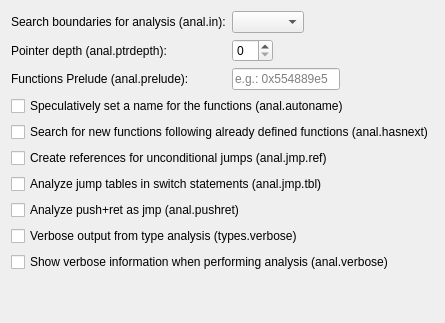
<?xml version="1.0" encoding="UTF-8"?>
<ui version="4.0">
 <class>AnalOptionsWidget</class>
 <widget class="QWidget" name="AnalOptionsWidget">
  <property name="windowTitle">
   <string>Analysis</string>
  </property>
  <layout class="QVBoxLayout" name="verticalLayout">
   <item>
    <layout class="QFormLayout" name="formLayout">
     <property name="fieldGrowthPolicy">
      <enum>QFormLayout::ExpandingFieldsGrow</enum>
     </property>
     <item row="0" column="0">
      <widget class="QLabel" name="analInLabel">
       <property name="text">
        <string>Search boundaries for analysis (anal.in):</string>
       </property>
      </widget>
     </item>
     <item row="0" column="1">
      <widget class="QComboBox" name="analInComboBox"/>
     </item>
     <item row="1" column="0">
      <widget class="QLabel" name="ptrDepthLabel">
       <property name="text">
        <string>Pointer depth (anal.ptrdepth):</string>
       </property>
      </widget>
     </item>
     <item row="1" column="1">
      <widget class="QSpinBox" name="ptrDepthSpinBox">
       <property name="minimum">
        <number>0</number>
       </property>
       <property name="value">
        <number>0</number>
       </property>
      </widget>
     </item>
     <item row="2" column="0">
      <widget class="QLabel" name="preludeLabel">
       <property name="text">
        <string>Functions Prelude (anal.prelude):</string>
       </property>
      </widget>
     </item>
     <item row="2" column="1">
      <widget class="QLineEdit" name="preludeLineEdit">
       <property name="sizePolicy">
        <sizepolicy hsizetype="Preferred" vsizetype="Fixed">
         <horstretch>0</horstretch>
         <verstretch>0</verstretch>
        </sizepolicy>
       </property>
       <property name="placeholderText">
        <string notr="true">e.g.: 0x554889e5</string>
       </property>
      </widget>
     </item>
    </layout>
   </item>
   <item alignment="Qt::AlignLeft">
    <widget class="QCheckBox" name="autonameCheckbox">
     <property name="text">
      <string>Speculatively set a name for the functions (anal.autoname)</string>
     </property>
    </widget>
   </item>
   <item alignment="Qt::AlignLeft">
    <widget class="QCheckBox" name="hasnextCheckbox">
     <property name="text">
      <string>Search for new functions following already defined functions (anal.hasnext)</string>
     </property>
    </widget>
   </item>
   <item alignment="Qt::AlignLeft">
    <widget class="QCheckBox" name="jmpRefCheckbox">
     <property name="text">
      <string>Create references for unconditional jumps (anal.jmp.ref)</string>
     </property>
    </widget>
   </item>
   <item alignment="Qt::AlignLeft">
    <widget class="QCheckBox" name="jmpTblCheckbox">
     <property name="text">
      <string>Analyze jump tables in switch statements (anal.jmp.tbl)</string>
     </property>
    </widget>
   </item>
   <item alignment="Qt::AlignLeft">
    <widget class="QCheckBox" name="pushRetCheckBox">
     <property name="text">
      <string>Analyze push+ret as jmp (anal.pushret)</string>
     </property>
    </widget>
   </item>
   <item alignment="Qt::AlignLeft">
    <widget class="QCheckBox" name="typesVerboseCheckBox">
     <property name="text">
      <string>Verbose output from type analysis (types.verbose)</string>
     </property>
    </widget>
   </item>
   <item alignment="Qt::AlignLeft">
    <widget class="QCheckBox" name="verboseCheckBox">
     <property name="text">
      <string>Show verbose information when performing analysis (anal.verbose)</string>
     </property>
    </widget>
   </item>
   <item>
    <spacer name="verticalSpacer">
     <property name="orientation">
      <enum>Qt::Vertical</enum>
     </property>
     <property name="sizeHint" stdset="0">
      <size>
       <width>20</width>
       <height>40</height>
      </size>
     </property>
    </spacer>
   </item>
  </layout>
 </widget>
 <resources/>
 <connections/>
</ui>
